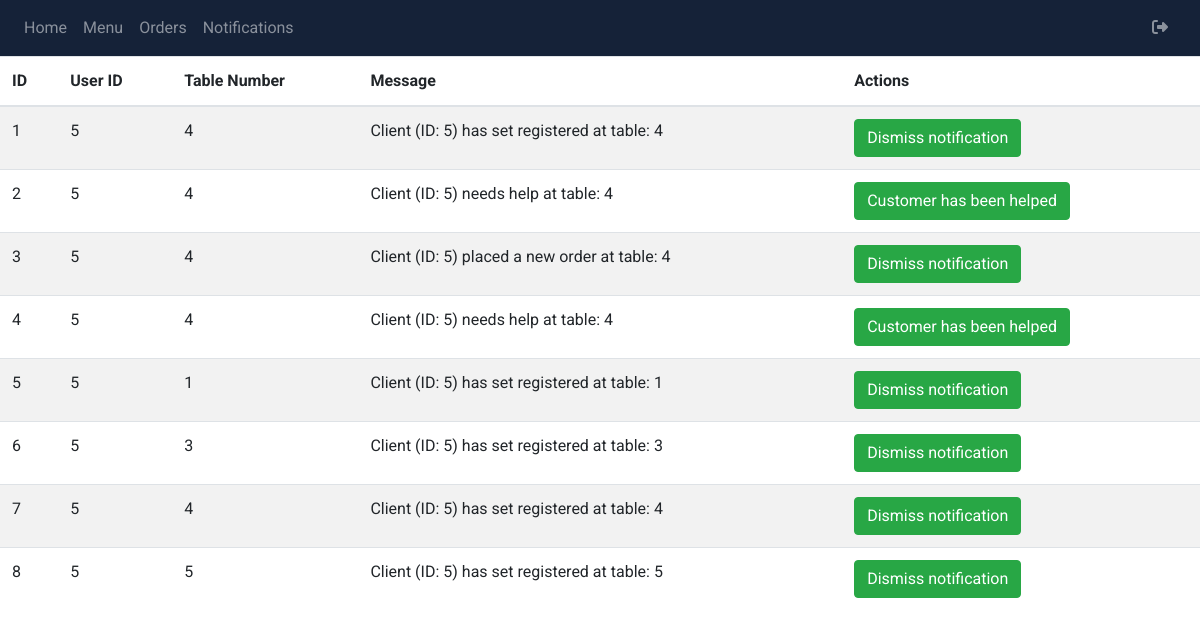
The page /waiter/view-notifications (signed in) on the database its author committed.
### packages/models.py (models this page shows, shortened)
class Notification(db.Model):
    __tablename__ = "notifications"
    id = db.Column(db.Integer, primary_key = True)
    user_id = db.Column(db.Integer, db.ForeignKey('users.id'))
    table_number = db.Column(db.Integer, db.ForeignKey('users.table_number'))
    status = db.Column(db.Enum('helped', 'not_helped', name = 'notification_status'), nullable=False, default='not_helped')
    message = db.Column(db.String(1000), nullable = True)
    notification_type = db.Column(db.Enum('help', 'table', 'new-order', 'preparing', 'ready', name = 'notification_status'), nullable=True, default='not_helped')

### waiter/waiter.py (the view)
@waiter.route('view-notifications')
@waiter_required
def viewNotifications():
    waiter = User.query.get(session['user_id'])
    notifications = Notification.query.filter(
        Notification.table_number >= waiter.table_number_start, Notification.table_number <= waiter.table_number_end).all()
    return render_template('waiter-view-notifications.html', notifications=notifications)

### waiter/static/functions/waiter_functions.py (called while the page is built, shortened)
def waiter_required(func):
    @functools.wraps(func)
    def wrapper(*args, **kwargs):
        return func(*args, **kwargs)
    return wrapper

### waiter/templates/waiter-view-notifications.html
{% extends "base.html" %} {% block title %}Display all Notifications{% endblock %}
{% block content %}
<table class="table table-striped">
  <thead>
    <tr>
      <th>ID</th>
      <th>User ID</th>
      <th>Table Number</th>
      <th>Message</td>
      <th>Actions</th>
    </tr>
  </thead>
  <tbody>
    {% for notification in notifications %}
      <tr>
        <td>{{ notification.id }}</td>
        <td>{{ notification.user_id }}</td>
        <td>{{ notification.table_number }}</td>
        <td>{{ notification.message }}</td>
        <td>
            {% if notification.notification_type == 'help'%}
            <form action="{{ url_for('waiter.removeNotificationPage', notif_id=notification.id) }}" method="post">
              <button type="submit" class="btn btn-success"> Customer has been helped </button>
            </form>
            {% else %}
              <form action="{{ url_for('waiter.removeNotificationPage', notif_id=notification.id) }}" method="post">
                <button type="submit" class="btn btn-success"> Dismiss notification </button>
              </form>
            {% endif %}
        </td>
      </tr>
    {% endfor %}
  </tbody>
</table>
{%endblock%}

### templates/base.html (style rules this page uses)
* { font-family: 'Roboto', sans-serif; }

### rows shown on the page
Notification: id "1", user_id "5", table_number "4", message "Client (ID: 5) has set registered at table: 4"
Notification: id "2", user_id "5", table_number "4", message "Client (ID: 5) needs help at table: 4"
Notification: id "3", user_id "5", table_number "4", message "Client (ID: 5) placed a new order at table: 4"
Notification: id "4", user_id "5", table_number "4", message "Client (ID: 5) needs help at table: 4"
Notification: id "5", user_id "5", table_number "1", message "Client (ID: 5) has set registered at table: 1"
Notification: id "6", user_id "5", table_number "3", message "Client (ID: 5) has set registered at table: 3"
Notification: id "7", user_id "5", table_number "4", message "Client (ID: 5) has set registered at table: 4"
Notification: id "8", user_id "5", table_number "5", message "Client (ID: 5) has set registered at table: 5"
